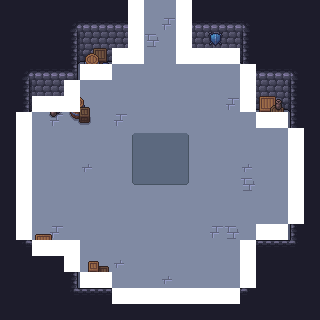

This is a level from a 2D game, rendered from its Tiled map with the project's own tilesets. A one-line summary and the complete map file follow:
An orthogonal 20x20 tile map with 16x16 px tiles, 4 tile layers (Floor, Walls, Deco, Colls), 3 tilesets.

<map version="1.10" tiledversion="1.11.2" orientation="orthogonal" renderorder="right-down" width="20" height="20" tilewidth="16" tileheight="16" infinite="0" nextlayerid="5" nextobjectid="1">
 <editorsettings>
  <export target="../../Dungeon-Bullet-Hell/Assets/Maps/Rooms/Spawn_Room.csv" format="csv" />
 </editorsettings>
 <tileset firstgid="1" source="../WallsFloor.tsx" />
 <tileset firstgid="300" source="../Deco.tsx" />
 <tileset firstgid="444" source="../Collisions.tsx" />
 <layer id="2" name="Floor" width="20" height="20">
  <data encoding="csv">
80,80,80,80,80,80,80,80,80,80,80,80,80,80,80,80,80,80,80,80,
80,80,80,80,80,80,80,80,80,80,298,80,80,80,80,80,80,80,80,80,
80,80,80,80,80,80,80,80,80,286,80,80,80,80,80,80,80,80,80,80,
80,80,80,80,80,80,80,80,80,80,80,80,80,80,80,80,80,80,80,80,
80,80,80,80,80,80,80,80,80,80,80,80,80,80,80,80,80,80,80,80,
80,80,80,80,80,80,80,80,80,80,80,80,80,80,80,80,80,80,80,80,
80,80,80,80,80,80,80,80,80,80,80,80,80,80,298,80,80,80,80,80,
80,80,80,298,80,80,80,298,80,80,80,80,80,80,80,80,80,286,80,80,
80,80,80,80,80,80,80,80,80,80,80,80,80,80,80,80,80,80,80,80,
298,80,80,80,80,80,80,80,80,80,80,80,80,80,80,80,80,80,299,80,
80,298,80,80,80,299,80,80,80,80,80,80,80,80,80,299,80,80,80,80,
80,80,80,80,80,80,80,80,80,80,80,80,80,80,80,286,80,80,80,80,
80,80,80,80,80,80,80,80,80,80,80,80,80,80,80,80,80,80,80,80,
80,80,80,80,80,80,80,80,80,80,80,80,80,80,80,80,80,80,80,80,
80,80,80,298,80,80,80,80,80,80,80,80,80,298,286,80,80,80,80,80,
80,80,80,80,80,80,80,80,80,80,80,80,80,80,80,80,80,80,80,80,
80,80,80,80,80,80,80,299,80,80,80,80,80,80,80,80,80,80,80,80,
80,80,80,80,80,80,80,80,80,80,299,80,80,80,80,80,80,80,80,80,
80,80,80,80,80,80,80,80,80,299,298,80,80,80,80,80,80,80,80,80,
80,80,80,80,80,80,80,80,80,80,286,80,80,80,80,80,80,80,80,80
</data>
 </layer>
 <layer id="1" name="Walls" width="20" height="20">
  <data encoding="csv">
15,15,15,15,15,15,15,15,16,0,0,14,15,15,15,15,15,15,15,15,
15,15,15,15,4,5,28,28,29,0,0,27,28,28,28,6,15,15,15,15,
15,15,15,15,17,18,41,41,42,0,0,40,41,41,41,19,15,15,15,15,
15,15,15,15,30,31,31,54,55,0,0,53,54,54,54,32,15,15,15,15,
15,4,28,28,29,0,0,0,0,0,0,0,0,0,0,27,28,5,6,15,
15,17,41,41,42,0,0,0,0,0,0,0,0,0,0,40,41,18,19,15,
15,30,54,54,55,0,0,0,0,0,0,0,0,0,0,53,54,31,32,15,
15,16,0,0,0,0,0,0,0,0,0,0,0,0,0,0,0,0,14,15,
15,16,0,0,0,0,0,0,118,119,119,120,0,0,0,0,0,0,14,15,
15,16,0,0,0,0,0,0,131,132,132,133,0,0,0,0,0,0,14,15,
15,16,0,0,0,0,0,0,131,132,132,133,0,0,0,0,0,0,14,15,
15,16,0,0,0,0,0,0,144,145,145,146,0,0,0,0,0,0,14,15,
15,16,0,0,0,0,0,0,0,0,0,0,0,0,0,0,0,0,14,15,
15,16,0,0,0,0,0,0,0,0,0,0,0,0,0,0,0,0,14,15,
15,16,0,0,0,0,0,0,0,0,0,0,0,0,0,0,0,0,14,15,
15,43,2,2,3,0,0,0,0,0,0,0,0,0,0,1,2,2,45,15,
15,15,15,15,16,0,0,0,0,0,0,0,0,0,0,14,15,15,15,15,
15,15,15,15,16,0,0,0,0,0,0,0,0,0,0,14,15,15,15,15,
15,15,15,15,43,2,2,2,2,2,2,2,2,2,2,45,15,15,15,15,
15,15,15,15,15,15,15,15,15,15,15,15,15,15,15,15,15,15,15,15
</data>
 </layer>
 <layer id="3" name="Deco" width="20" height="20">
  <data encoding="csv">
0,0,0,0,0,0,0,0,0,0,0,0,0,0,0,0,0,0,0,0,
0,0,0,0,0,0,0,0,0,0,0,0,0,0,0,0,0,0,0,0,
0,0,0,0,0,0,0,0,0,0,0,0,0,419,0,0,0,0,0,0,
0,0,0,0,0,390,391,0,0,0,0,0,0,0,0,0,0,0,0,0,
0,0,0,0,0,414,415,0,0,0,0,0,0,0,0,0,0,0,0,0,
0,0,0,0,0,0,0,0,0,0,0,0,0,0,0,0,0,0,0,0,
0,0,0,322,416,417,0,0,0,0,0,0,0,0,0,0,368,369,0,0,
0,0,0,346,440,441,0,0,0,0,0,0,0,0,0,0,392,393,0,0,
0,0,0,0,0,0,0,0,0,0,0,0,0,0,0,0,0,0,0,0,
0,0,0,0,0,0,0,0,0,0,0,0,0,0,0,0,0,0,0,0,
0,0,0,0,0,0,0,0,0,0,0,0,0,0,0,0,0,0,0,0,
0,0,0,0,0,0,0,0,0,0,0,0,0,0,0,0,0,0,0,0,
0,0,0,0,0,0,0,0,0,0,0,0,0,0,0,0,0,0,0,0,
0,0,0,0,0,0,0,0,0,0,0,0,0,0,0,0,0,0,0,0,
0,0,316,317,0,0,0,0,0,0,0,0,0,0,0,0,416,417,0,0,
0,0,0,0,0,0,0,0,0,0,0,0,0,0,0,0,0,0,0,0,
0,0,0,0,0,318,319,0,0,0,0,0,0,0,0,0,0,0,0,0,
0,0,0,0,0,342,343,0,0,0,0,0,0,0,0,0,0,0,0,0,
0,0,0,0,0,0,0,0,0,0,0,0,0,0,0,0,0,0,0,0,
0,0,0,0,0,0,0,0,0,0,0,0,0,0,0,0,0,0,0,0
</data>
 </layer>
 <layer id="4" name="Colls" width="20" height="20">
  <data encoding="csv">
0,0,0,0,0,0,0,0,444,0,0,444,0,0,0,0,0,0,0,0,
0,0,0,0,0,0,0,0,444,0,0,444,0,0,0,0,0,0,0,0,
0,0,0,0,0,0,0,0,444,0,0,444,0,0,0,0,0,0,0,0,
0,0,0,0,0,0,0,444,444,0,0,444,444,444,444,0,0,0,0,0,
0,0,0,0,0,444,444,0,0,0,0,0,0,0,0,444,0,0,0,0,
0,0,0,0,444,0,0,0,0,0,0,0,0,0,0,444,0,0,0,0,
0,0,444,444,444,0,0,0,0,0,0,0,0,0,0,444,0,0,0,0,
0,444,0,0,0,0,0,0,0,0,0,0,0,0,0,0,444,444,0,0,
0,444,0,0,0,0,0,0,0,0,0,0,0,0,0,0,0,0,444,0,
0,444,0,0,0,0,0,0,0,0,0,0,0,0,0,0,0,0,444,0,
0,444,0,0,0,0,0,0,0,0,0,0,0,0,0,0,0,0,444,0,
0,444,0,0,0,0,0,0,0,0,0,0,0,0,0,0,0,0,444,0,
0,444,0,0,0,0,0,0,0,0,0,0,0,0,0,0,0,0,444,0,
0,444,0,0,0,0,0,0,0,0,0,0,0,0,0,0,0,0,444,0,
0,444,0,0,0,0,0,0,0,0,0,0,0,0,0,0,444,444,0,0,
0,0,444,444,444,0,0,0,0,0,0,0,0,0,0,444,0,0,0,0,
0,0,0,0,444,0,0,0,0,0,0,0,0,0,0,444,0,0,0,0,
0,0,0,0,0,444,444,0,0,0,0,0,0,0,0,444,0,0,0,0,
0,0,0,0,0,0,0,444,444,444,444,444,444,444,444,0,0,0,0,0,
0,0,0,0,0,0,0,0,0,0,0,0,0,0,0,0,0,0,0,0
</data>
 </layer>
</map>
